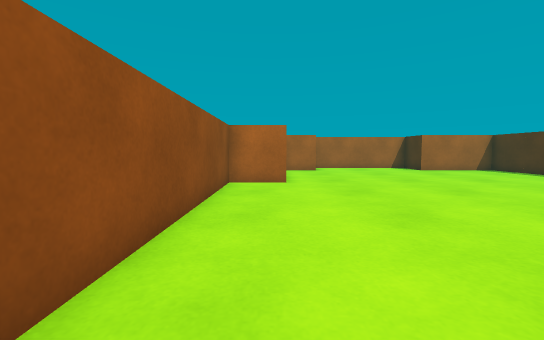
[1] (above)

12 first-person views from a walk through a 3-D level made in the Unity game engine. The camera is 0.55 m above the floor, tilts 4° down and sees 90° across. The floor is counted in squares, 0.5 m on a side. Each view is taken from the middle of a square. On the plan, view 1 faces up. The plan holds only what a view shows up to about 12 squares ahead; the rest is blank. The place goes on beyond the plan. The player character is not drawn.

[2]
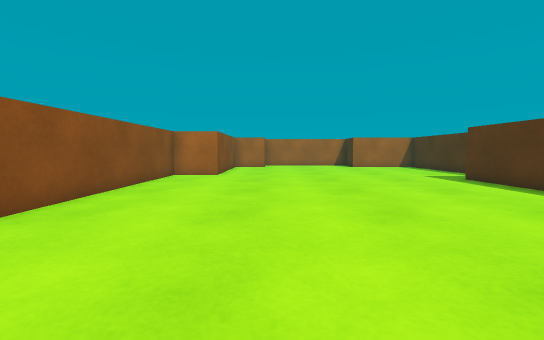

[3]
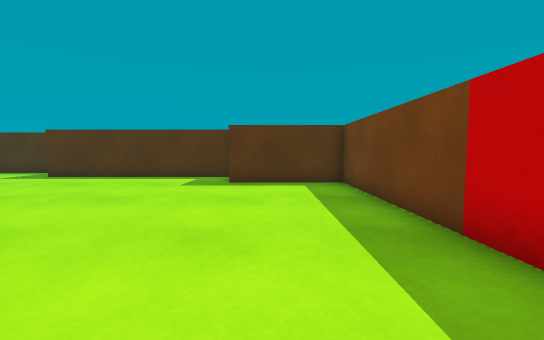

[4]
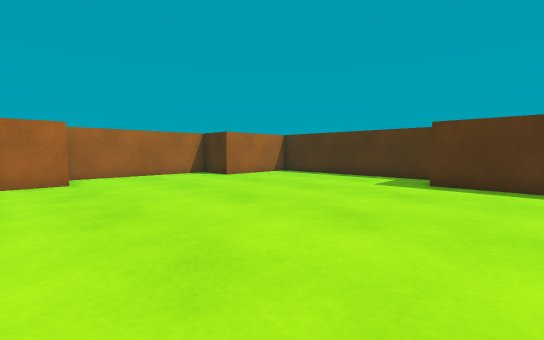

[5]
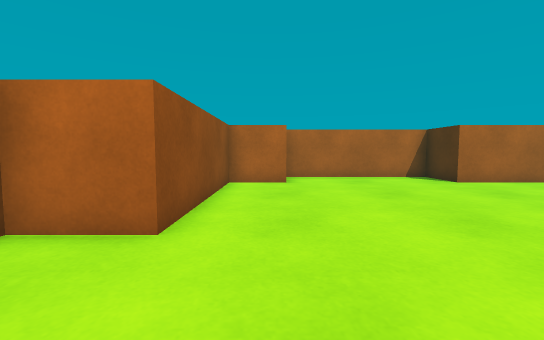

[6]
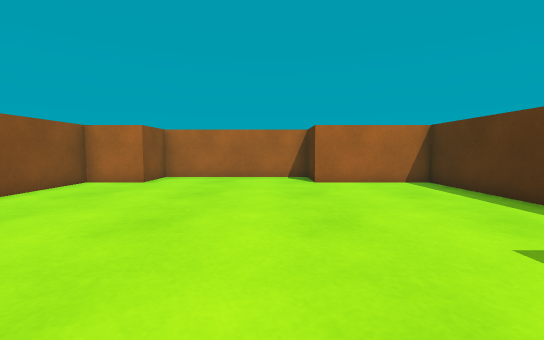

[7]
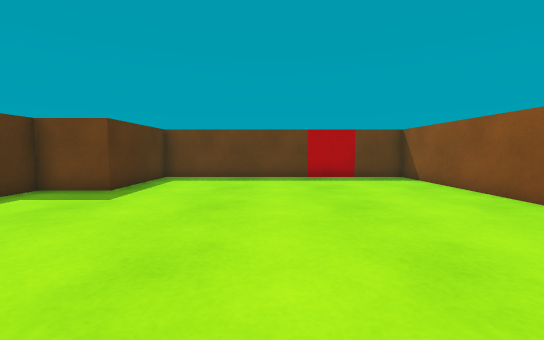

[8]
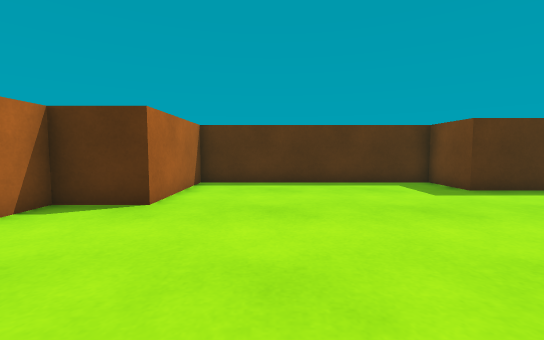

[9]
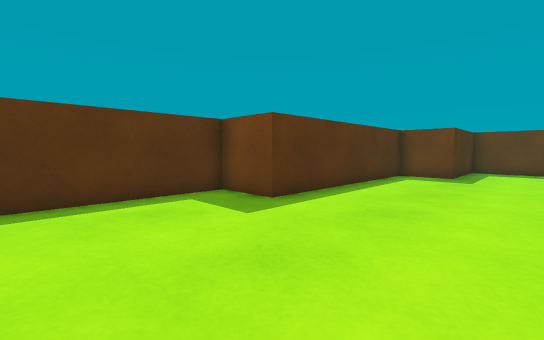

[10]
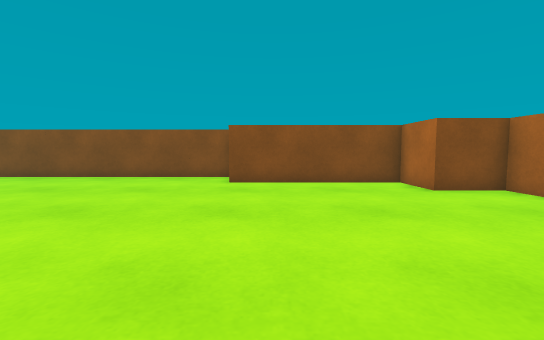

[11]
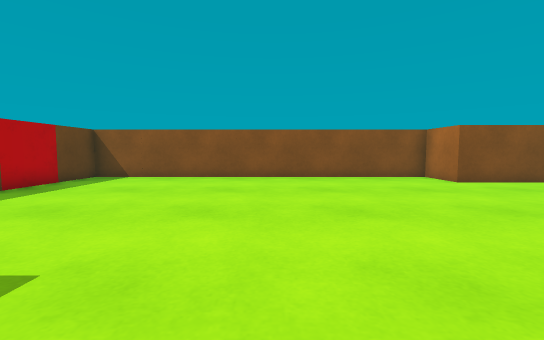

[12]
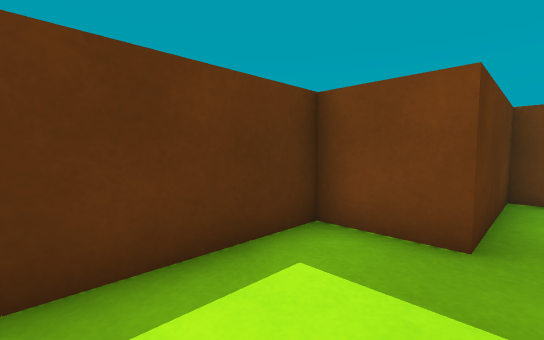

### Floor plan
Points are (right, up) in squares from view 1. A wall is a line through its corners. A room is listed if a view was taken in it or the views show most of it. See-through windows are left out.
Room 1 (views 1, 2, 3, 4, 5, 6, 7, 8, 9, 10, 11, 12)
walls: (2.5, -4.5) (8.5, -4.5) (8.5, -0.5) (10.5, -0.5) (10.5, 7.5) (12.5, 7.5) (12.5, 15.5) (8.5, 15.5) (8.5, 17.5) (2.5, 17.5) (2.5, 15.5) (0.5, 15.5) (0.5, 9.5) (-1.5, 9.5) (-1.5, -4.5) (0.5, -4.5)
objects: other object (1, -5) to (2, -5)

Where each view was taken, in squares from view 1:
view 1: 0 up, 0 right, facing up
view 2: 3 down, 3 right, facing up
view 3: 2 down, 1 left, facing right
view 4: 5 up, 1 right, facing up-right
view 5: 6 up, 2 right, facing up
view 6: 6 up, 7 right, facing up
view 7: 7 up, 4 right, facing down
view 8: 13 up, 3 right, facing right
view 9: 12 up, 6 right, facing down-right
view 10: 11 up, 10 right, facing left
view 11: 3 up, 10 right, facing left
view 12: 3 up, 8 right, facing down-right
